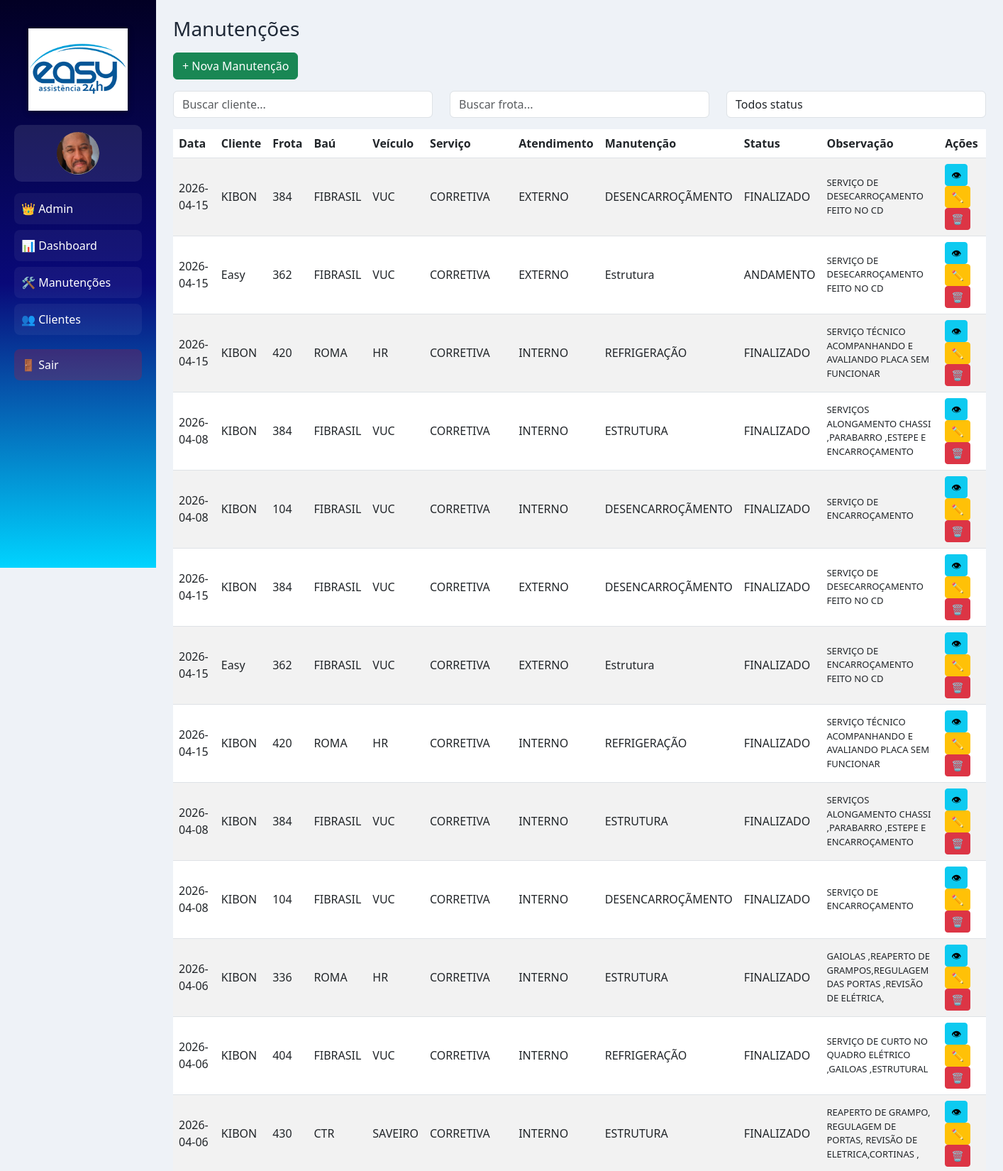
Screenshot of /manutencoes/ (signed in, upper part) with the database file from the repository.
### models/manutencao.py (models this page shows)
class Manutencao(db.Model):
    __tablename__ = "manutencoes"
    id = db.Column(db.Integer, primary_key=True, autoincrement=True)
    data = db.Column(db.Date)
    numero_frota = db.Column(db.String)
    bau = db.Column(db.String)
    tipo_veiculo = db.Column(db.String)
    tipo_servico = db.Column(db.String)
    tipo_atendimento = db.Column(db.String)
    tipo_manutencao = db.Column(db.String)
    status = db.Column(db.String)
    observacao = db.Column(db.String)
    cliente = db.Column(db.String)
    os = db.Column(db.String(50))

### routes/manutencoes.py (the view)
@manutencao_bp.route("/")
def lista():
    frota = request.args.get("frota")
    query = Manutencao.query
    if frota:
        query = query.filter(
            Manutencao.numero_frota.ilike(f"%{frota}%")
        )
    registros = query.order_by(Manutencao.id.desc()).all()
    return render_template(
        "manutencoes/lista.html",
        registros=registros
    )

### templates/manutencoes/lista.html (shortened to what this page needs)
{% extends "base.html" %}
{% block content %}
<h3 class="mb-3">Manutenções</h3>
<a href="/manutencoes/nova" class="btn btn-success mb-3">
  + Nova Manutenção
</a>
<div class="row mb-3">
  <div class="col-md-4">
    <input type="text" id="filtroCliente" class="form-control" placeholder="Buscar cliente...">
  </div>
  <div class="col-md-4">
    <input type="text" id="filtroFrota" class="form-control" placeholder="Buscar frota...">
  </div>
  <div class="col-md-4">
    <select id="filtroStatus" class="form-control">
      <option value="">Todos status</option>
    </select>
  </div>
</div>
<table class="table table-striped table-hover" id="tabelaManutencoes">
  <thead>
    <tr>
      <th>Data</th>
      <th>Cliente</th>
      <th>Frota</th>
      <th>Baú</th>
      <th>Veículo</th>
      <th>Serviço</th>
      <th>Atendimento</th>
      <th>Manutenção</th>
      <th>Status</th>
      <th>Observação</th>
      <th>Ações</th>
    </tr>
  </thead>
  <tbody>
    {% for m in registros %}
    <tr>
      <td>{{ m.data }}</td>
      <td>{{ m.cliente }}</td>
      <td>{{ m.numero_frota }}</td>
      <td>{{ m.bau }}</td>
      <td>{{ m.tipo_veiculo }}</td>
      <td>{{ m.tipo_servico }}</td>
      <td>{{ m.tipo_atendimento }}</td>
      <td>{{ m.tipo_manutencao }}</td>
      <td>{{ m.status }}</td>
      <td style="max-width:250px;">
        {{ m.observacao }}
      </td>
      <td>
        <button
          class="btn btn-info btn-sm"
          onclick="abrirModal(
            '{{ m.cliente }}',
            '{{ m.numero_frota }}',
            '{{ m.tipo_servico }}',
            '{{ m.status }}',
            `{{ m.observacao }}`
          )">
          👁
        </button>
        <a href="/manutencoes/editar/{{ m.id }}" class="btn btn-warning btn-sm">
          ✏️
        </a>
        <a href="/manutencoes/excluir/{{ m.id }}" class="btn btn-danger btn-sm">
          🗑️
        </a>
      </td>
    </tr>
    {% endfor %}
  </tbody>
</table>
{% endblock %}

### static/css/style.css (style rules this page uses)
:root { --gradient-start: #020024; --gradient-mid: #090979; --gradient-end: #00d4ff; --primary: #1e3a8a; --secondary: #3b82f6; --bg: #eef2f7; --card: #ffffff; --text: #1f2937; --muted: #6b7280; --border: #d1d5db; }
body { background: var(--bg); font-family: 'Segoe UI', sans-serif; color: var(--text); }
td { vertical-align: middle; }
td:nth-child(10) { max-width: 300px; white-space: normal; font-size: 13px; }

### rows the page displays
Manutencao: data "2026-04-15", cliente "KIBON", numero_frota "384", bau "FIBRASIL", tipo_veiculo "VUC", tipo_servico "CORRETIVA", tipo_atendimento "EXTERNO", tipo_manutencao "DESENCARROÇÃMENTO", status "FINALIZADO", observacao "SERVIÇO DE DESECARROÇAMENTO FEITO NO CD"
Manutencao: data "2026-04-15", cliente "Easy", numero_frota "362", bau "FIBRASIL", tipo_veiculo "VUC", tipo_servico "CORRETIVA", tipo_atendimento "EXTERNO", tipo_manutencao "Estrutura", status "ANDAMENTO", observacao "SERVIÇO DE DESECARROÇAMENTO FEITO NO CD"
Manutencao: data "2026-04-15", cliente "KIBON", numero_frota "420", bau "ROMA", tipo_veiculo "HR", tipo_servico "CORRETIVA", tipo_atendimento "INTERNO", tipo_manutencao "REFRIGERAÇÃO", status "FINALIZADO", observacao "SERVIÇO TÉCNICO ACOMPANHANDO E AVALIANDO PLACA SEM FUNCIONAR"
Manutencao: data "2026-04-08", cliente "KIBON", numero_frota "384", bau "FIBRASIL", tipo_veiculo "VUC", tipo_servico "CORRETIVA", tipo_atendimento "INTERNO", tipo_manutencao "ESTRUTURA", status "FINALIZADO", observacao "SERVIÇOS ALONGAMENTO CHASSI ,PARABARRO ,ESTEPE E ENCARROÇAMENTO"
Manutencao: data "2026-04-08", cliente "KIBON", numero_frota "104", bau "FIBRASIL", tipo_veiculo "VUC", tipo_servico "CORRETIVA", tipo_atendimento "INTERNO", tipo_manutencao "DESENCARROÇÃMENTO", status "FINALIZADO", observacao "SERVIÇO DE ENCARROÇAMENTO"
Manutencao: data "2026-04-15", cliente "KIBON", numero_frota "384", bau "FIBRASIL", tipo_veiculo "VUC", tipo_servico "CORRETIVA", tipo_atendimento "EXTERNO", tipo_manutencao "DESENCARROÇÃMENTO", status "FINALIZADO", observacao "SERVIÇO DE DESECARROÇAMENTO FEITO NO CD"
Manutencao: data "2026-04-15", cliente "Easy", numero_frota "362", bau "FIBRASIL", tipo_veiculo "VUC", tipo_servico "CORRETIVA", tipo_atendimento "EXTERNO", tipo_manutencao "Estrutura", status "FINALIZADO", observacao "SERVIÇO DE ENCARROÇAMENTO FEITO NO CD"
Manutencao: data "2026-04-15", cliente "KIBON", numero_frota "420", bau "ROMA", tipo_veiculo "HR", tipo_servico "CORRETIVA", tipo_atendimento "INTERNO", tipo_manutencao "REFRIGERAÇÃO", status "FINALIZADO", observacao "SERVIÇO TÉCNICO ACOMPANHANDO E AVALIANDO PLACA SEM FUNCIONAR"
Manutencao: data "2026-04-08", cliente "KIBON", numero_frota "384", bau "FIBRASIL", tipo_veiculo "VUC", tipo_servico "CORRETIVA", tipo_atendimento "INTERNO", tipo_manutencao "ESTRUTURA", status "FINALIZADO", observacao "SERVIÇOS ALONGAMENTO CHASSI ,PARABARRO ,ESTEPE E ENCARROÇAMENTO"
Manutencao: data "2026-04-08", cliente "KIBON", numero_frota "104", bau "FIBRASIL", tipo_veiculo "VUC", tipo_servico "CORRETIVA", tipo_atendimento "INTERNO", tipo_manutencao "DESENCARROÇÃMENTO", status "FINALIZADO", observacao "SERVIÇO DE ENCARROÇAMENTO"
Manutencao: data "2026-04-06", cliente "KIBON", numero_frota "336", bau "ROMA", tipo_veiculo "HR", tipo_servico "CORRETIVA", tipo_atendimento "INTERNO", tipo_manutencao "ESTRUTURA", status "FINALIZADO", observacao "GAIOLAS ,REAPERTO DE GRAMPOS,REGULAGEM DAS PORTAS ,REVISÃO DE ELÉTRICA,"
Manutencao: data "2026-04-06", cliente "KIBON", numero_frota "404", bau "FIBRASIL", tipo_veiculo "VUC", tipo_servico "CORRETIVA", tipo_atendimento "INTERNO", tipo_manutencao "REFRIGERAÇÃO", status "FINALIZADO", observacao "SERVIÇO DE CURTO NO QUADRO ELÉTRICO ,GAILOAS ,ESTRUTURAL"
Manutencao: data "2026-04-06", cliente "KIBON", numero_frota "430", bau "CTR", tipo_veiculo "SAVEIRO", tipo_servico "CORRETIVA", tipo_atendimento "INTERNO", tipo_manutencao "ESTRUTURA", status "FINALIZADO", observacao "REAPERTO DE GRAMPO, REGULAGEM DE PORTAS, REVISÃO DE ELETRICA,CORTINAS ,"
